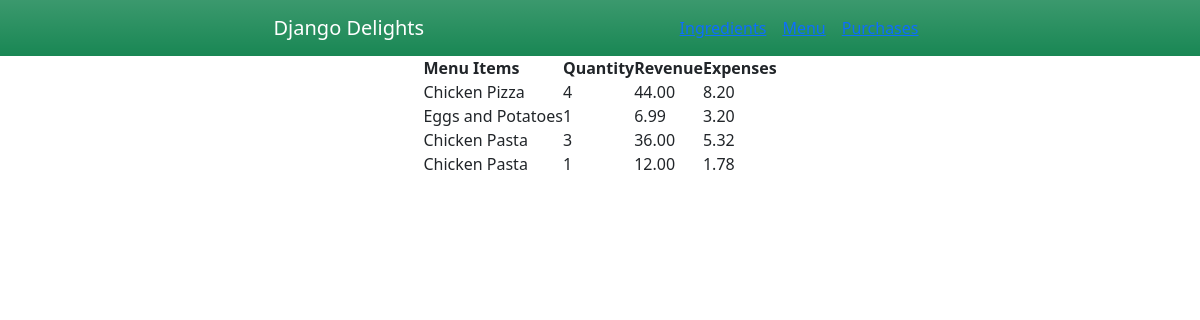
The page /incomereport on the database its author committed.
### inventory/models.py (models this page shows, shortened)
class Purchase(models.Model):
    menu_item = models.ForeignKey(MenuItem, on_delete=models.CASCADE)
    purchase_date = models.DateTimeField(auto_now_add=True, null=False, blank=False)
    quantity = models.IntegerField(blank=True, null=True)
    total = models.DecimalField(max_digits=10, decimal_places=2, null=True, blank=True, default=0)
    cogs = models.DecimalField(max_digits=10, decimal_places=2, null=True, blank=True, default=0)

class MenuItem(models.Model):
    name = models.CharField(max_length=25, null=False, blank=False)
    price = models.DecimalField(max_digits=10, decimal_places=2, null=False, blank=False)
    ingredients = models.ManyToManyField(Ingredient, through='RecipeRequirement')
    def __str__(self):
        return self.name

### inventory/views.py (the view)
# urls.py: path('incomereport', views.incomereport, name='incomereport'),
def incomereport(request):
    purchases = Purchase.objects.all()
    context = {'purchases': purchases}
    return render(request, 'inventory/incomereport.html', context)

### inventory/templates/inventory/incomereport.html
{% extends './base.html' %}
{% block content %}
<table>
    <tr>
    <th>Menu Items</th>
    <th>Quantity</th>
    <th>Revenue</th>
    <th>Expenses</th>
    </tr>
    {% for purchase in purchases %}
    <tr>
        <td>{{purchase.menu_item}}</td>
        <td>{{purchase.quantity}}</td>
        <td>{{purchase.total}}</td>
        <td>{{purchase.cogs}}</td>
    </tr>
    {% endfor %}
</table>
{% endblock %}

### inventory/static/css/style.css (style rules this page uses)
* { padding: 0; margin: 0 auto; }

### rows shown on the page
Purchase: menu_item "Chicken Pizza", quantity "4", total "44.00", cogs "8.20"
Purchase: menu_item "Eggs and Potatoes", quantity "1", total "6.99", cogs "3.20"
Purchase: menu_item "Chicken Pasta", quantity "3", total "36.00", cogs "5.32"
Purchase: menu_item "Chicken Pasta", quantity "1", total "12.00", cogs "1.78"
